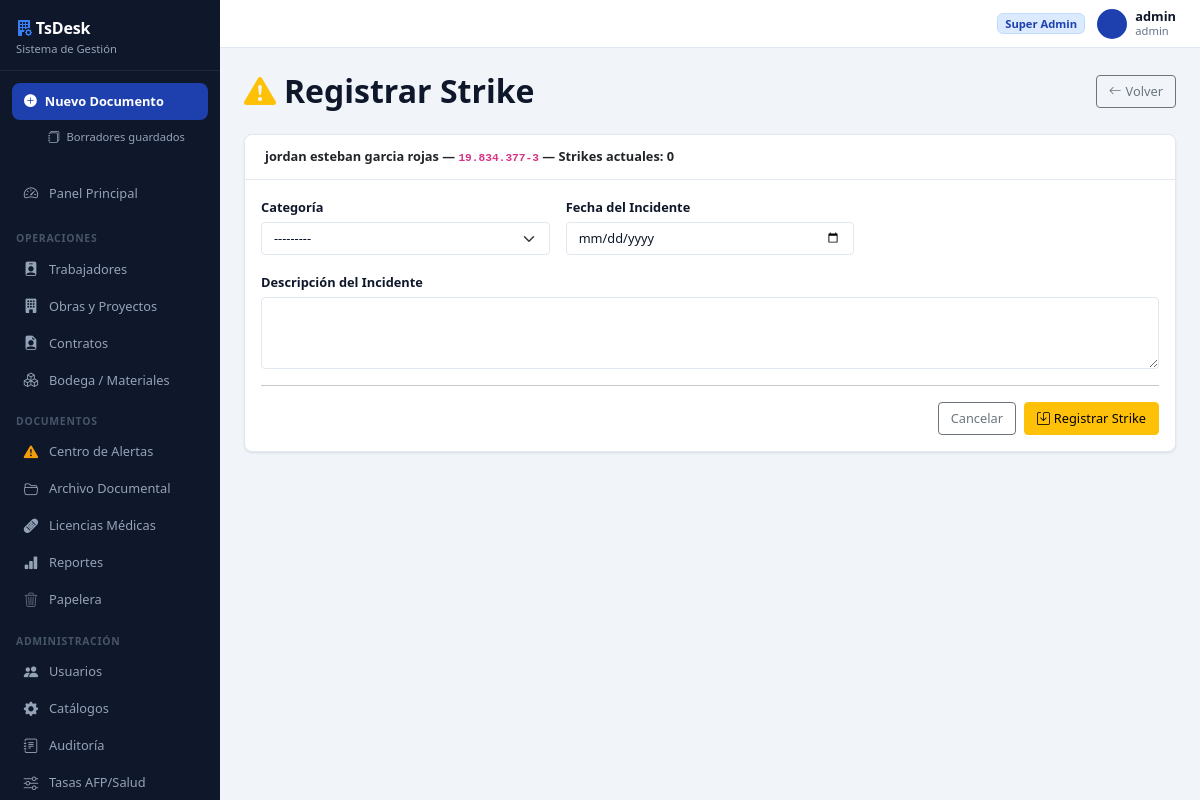
Before: /trabajadores/19.834.377-3/strike/ (signed in) with the older database file.
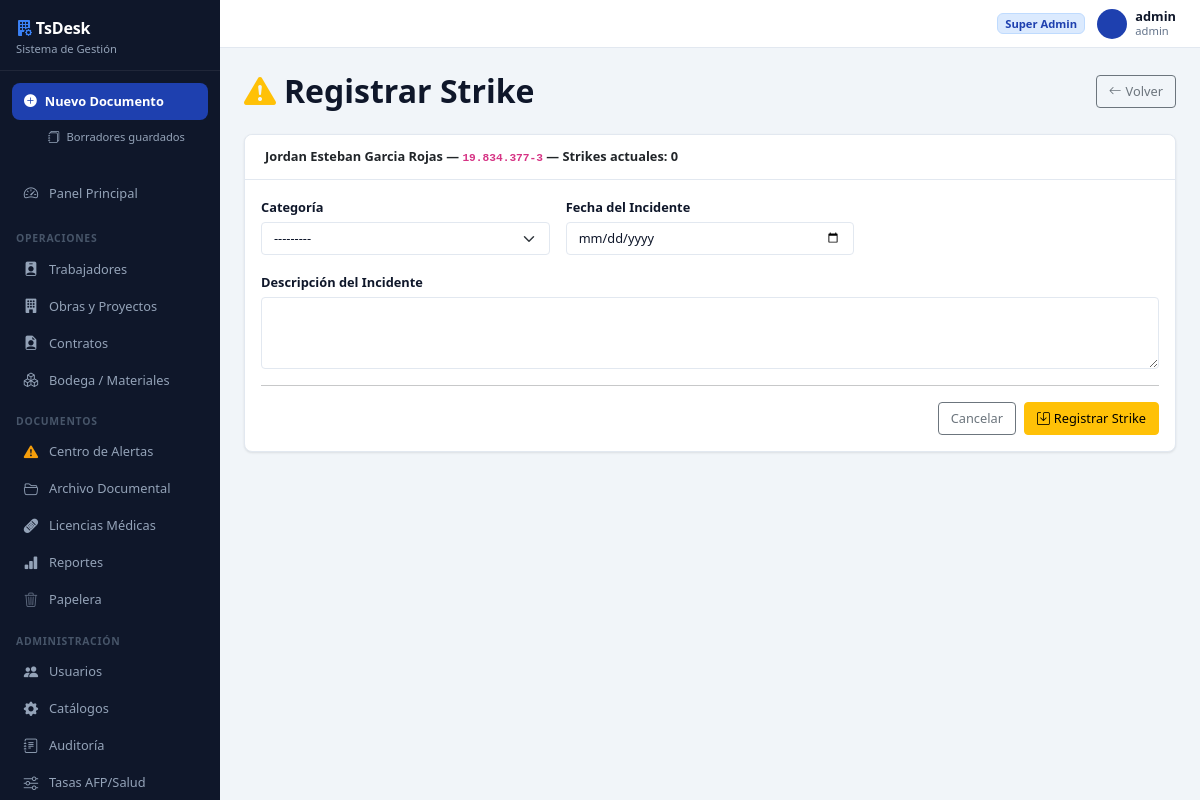
After: the same page with the newer database file.
### core/models.py (models this page shows, shortened)
class Trabajador(models.Model):
    TIPO_IDENTIFICACION_CHOICES = [
        ('RUT',       'RUT Chileno'),
        ('PASAPORTE', 'Pasaporte'),
        ('DNI',       'DNI / Cédula Extranjera'),
    ]
    ESTADO_CIVIL_CHOICES = [
        ('', '---------'),
        ('Soltero/a', 'Soltero/a'),
        ('Casado/a', 'Casado/a'),
        ('Conviviente Civil', 'Conviviente Civil'),
        ('Divorciado/a', 'Divorciado/a'),
        ('Viudo/a', 'Viudo/a'),
    ]
    rut = models.CharField(max_length=20, primary_key=True)
    tipo_identificacion = models.CharField(max_length=10, choices=TIPO_IDENTIFICACION_CHOICES, default='RUT')
    nombres = models.CharField(max_length=100)
    apellidos = models.CharField(max_length=100)
    telefono = models.CharField(max_length=20, blank=True)
    correo = models.EmailField(max_length=100, blank=True)
    direccion = models.TextField(blank=True)
    ciudad = models.CharField(max_length=100, blank=True)
    fecha_nacimiento = models.DateField(null=True, blank=True)
    estado_civil = models.CharField(max_length=20, choices=ESTADO_CIVIL_CHOICES, blank=True, default='')
    nacionalidad = models.CharField(max_length=50, blank=True, default='Chilena')
    procedencia = models.CharField(max_length=100, blank=True)
    prevision = models.CharField(max_length=100, blank=True, help_text='AFP o INP')
    salud = models.CharField(max_length=100, blank=True, help_text='FONASA o Isapre')
    foto = models.ImageField(upload_to='fotos_trabajadores/', null=True, blank=True)
    en_lista_negra = models.BooleanField(default=False)
    observaciones = models.TextField(blank=True)
    creado_el = models.DateTimeField(default=timezone.now)
    activo = models.BooleanField(default=True)
    class Meta:
        verbose_name = 'Trabajador'
        verbose_name_plural = 'Trabajadores'
        ordering = ['apellidos', 'nombres']
    @property
    def nombre_completo(self):
        return f"{self.nombres} {self.apellidos}"
    @property
    def strikes_activos(self):
        return self.strikes.filter(activo=True).count()

### core/views/trabajadores.py (the view)
# urls.py: path('trabajadores/<str:rut>/strike/', views.trabajador_add_strike, name='trabajador_add_strike'),
@login_required
def trabajador_add_strike(request, rut):
    trabajador = get_object_or_404(Trabajador, rut=rut, activo=True)
    if request.method == 'POST':
        form = StrikeForm(request.POST)
        if form.is_valid():
            s = form.save(commit=False)
            s.trabajador = trabajador
            s.usuario_registro = request.user.username
            s.save()
            messages.success(request, f'Strike registrado para {trabajador.nombre_completo}.')
            return redirect('trabajador_detail', rut=rut)
    else:
        form = StrikeForm()
    return render(request, 'trabajadores/strike_form.html', {'form': form, 'trabajador': trabajador})

### core/forms.py
class StrikeForm(forms.ModelForm):
    fecha_incidente = forms.DateField(widget=forms.DateInput(attrs={'type': 'date', 'class': 'form-control'}))
    class Meta:
        model = Strike
        fields = ['categoria', 'descripcion', 'fecha_incidente']
        widgets = {
            'categoria': forms.Select(attrs={'class': 'form-select'}),
            'descripcion': forms.Textarea(attrs={'class': 'form-control', 'rows': 3}),
        }

### templates/trabajadores/strike_form.html (shortened to what this page needs)
{% extends 'base.html' %}
{% block content %}
<div class="d-flex justify-content-between align-items-center mb-4">
  <h2 class="mb-0 fw-bold"><i class="bi bi-exclamation-triangle-fill text-warning me-2"></i>Registrar Strike</h2>
  <a href="{% url 'trabajador_detail' trabajador.rut %}?tab=strikes" class="btn btn-outline-secondary"><i class="bi bi-arrow-left me-1"></i>Volver</a>
</div>
<div class="card border-0 shadow-sm">
  <div class="card-header bg-warning text-dark">
    <strong>{{ trabajador.nombre_completo }}</strong> &mdash; <code>{{ trabajador.rut }}</code>
    &mdash; Strikes actuales: <strong>{{ trabajador.strikes_activos }}</strong>
  </div>
  <div class="card-body">
    <form method="post">
      <div class="row g-3">
        <div class="col-md-4">
          <label class="form-label fw-semibold">Categoría</label>
          {{ form.categoria }}
        </div>
        <div class="col-md-4">
          <label class="form-label fw-semibold">Fecha del Incidente</label>
          {{ form.fecha_incidente }}
        </div>
        <div class="col-12">
          <label class="form-label fw-semibold">Descripción del Incidente</label>
          {{ form.descripcion }}
        </div>
      </div>
      <hr>
      <div class="d-flex gap-2 justify-content-end">
        <a href="{% url 'trabajador_detail' trabajador.rut %}" class="btn btn-outline-secondary">Cancelar</a>
        <button type="submit" class="btn btn-warning"><i class="bi bi-save me-1"></i>Registrar Strike</button>
      </div>
    </form>
  </div>
</div>
{% endblock %}

Changed rows visible on the page:
changed Trabajador "19.834.377-3": nombre_completo "jordan esteban garcia rojas" → "Jordan Esteban Garcia Rojas"
